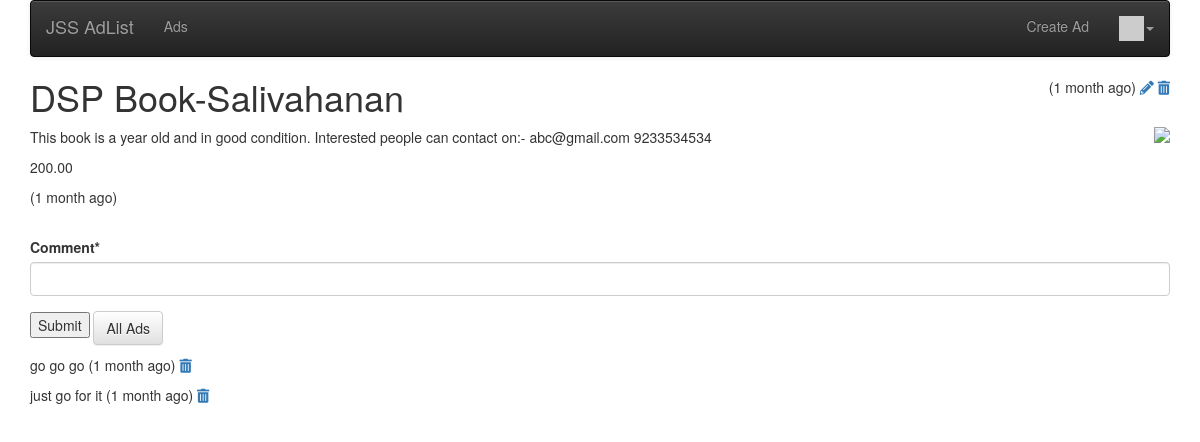
Page /ad/1 (signed in) on the committed database.
### ads/models.py (models this page shows, shortened)
class Ad(models.Model) :
    title = models.CharField(
            max_length=200,
            validators=[MinLengthValidator(2, "Title must be greater than 2 characters")]
    )
    price = models.DecimalField(max_digits=7, decimal_places=2, null=True)
    text = models.TextField()
    owner = models.ForeignKey(settings.AUTH_USER_MODEL, on_delete=models.CASCADE)
    created_at = models.DateTimeField(auto_now_add=True)
    updated_at = models.DateTimeField(auto_now=True)
    picture = models.BinaryField(null=True, editable=True)
    content_type = models.CharField(max_length=256, null=True, help_text='The MIMEType of the file')
    comments = models.ManyToManyField(settings.AUTH_USER_MODEL,
        through='Comment', related_name='comments_owned')
    favorites = models.ManyToManyField(settings.AUTH_USER_MODEL,
        through='Fav', related_name='favorite_ads')

class Comment(models.Model) :
    text = models.TextField(
        validators=[MinLengthValidator(3, "Comment must be greater than 3 characters")]
    )
    ad = models.ForeignKey(Ad, on_delete=models.CASCADE)
    owner = models.ForeignKey(settings.AUTH_USER_MODEL, on_delete=models.CASCADE)
    created_at = models.DateTimeField(auto_now_add=True)
    updated_at = models.DateTimeField(auto_now=True)

### ads/views.py (the view)
# urls.py: path('ad/<int:pk>', views.AdDetailView.as_view(), name='ad_detail'),
class AdDetailView(OwnerDetailView):
    model = Ad
    template_name = "ads/ad_detail.html"
    def get(self, request, pk) :
        x = Ad.objects.get(id=pk)
        comments = Comment.objects.filter(ad=x).order_by('-updated_at')
        comment_form = CommentForm()
        context = { 'ad' : x, 'comments': comments, 'comment_form': comment_form }
        return render(request, self.template_name, context)

### ads/forms.py
class CommentForm(forms.Form):
    comment = forms.CharField(required=True, max_length=500, min_length=3, strip=True)

### home/context_processors.py (called while the page is built)
def settings(request):
    return {
        'settings': django_settings,
    }

### home/templatetags/app_tags.py (called while the page is built)
@register.filter(name='gravatar')
def gravatar(user, size=35):
    email = str(user.email.strip().lower()).encode('utf-8')
    email_hash = md5(email).hexdigest()
    url = "//www.gravatar.com/avatar/{0}?s={1}&d=identicon&r=PG"
    return url.format(email_hash, size)

### ads/templates/ads/ad_detail.html (shortened to what this page needs)
{% extends "base_menu.html" %}
{% load humanize %}
{% block content %}
<span style="float: right;">
({{ ad.updated_at|naturaltime }})
{% if ad.owner == user %}
<a href="{% url 'ads:ad_update' ad.id %}"><i class="fa fa-pencil"></i></a>
<a href="{% url 'ads:ad_delete' ad.id %}"><i class="fa fa-trash"></i></a>
{% endif %}
</span>
<h1>{{ ad.title }}</h1>
{% if ad.content_type %}
<img style="float:right; max-width:50%;" src="{% url 'ads:ad_picture' ad.id %}"
    onclick="document.getElementById('overlay').style.display = 'block';">
{% endif %}
<p>
{{ ad.text }}
</p>
<p>
{{ ad.price }}
</p>
({{ ad.updated_at|naturaltime }})
<p>
{% if user.is_authenticated %}
<br clear="all"/>
<p>
{% load crispy_forms_tags %}
<form method="post" action="{% url 'ads:ad_comment_create' ad.id %}">
    {{ comment_form|crispy }}
<input type="submit" value="Submit" >
<input type="submit" value="All Ads" class="btn btn-default " onclick="window.location.href='{% url 'ads:all' %}';return false;">
</form>
</p>
{% endif %}
{% for comment in comments %}
<p> {{ comment.text }}
({{ comment.updated_at|naturaltime }})
{% if user == comment.owner %}
<a href="{% url 'ads:ad_comment_delete' comment.id %}"><i class="fa fa-trash"></i></a>
{% endif %}
</p>
{% endfor %}
{% endblock %}

### rows in the picture
Ad: updated_at "1 month ago", title "DSP Book-Salivahanan", text "This book is a year old and in good condition. Interested people can contact on:- abc@gmail.com 9233534534", price "200.00"
Comment: text "go go go", updated_at "1 month ago"
Comment: text "just go for it", updated_at "1 month ago"

### other values in the picture
{{ settings.APP_NAME }} "JSS AdList"
